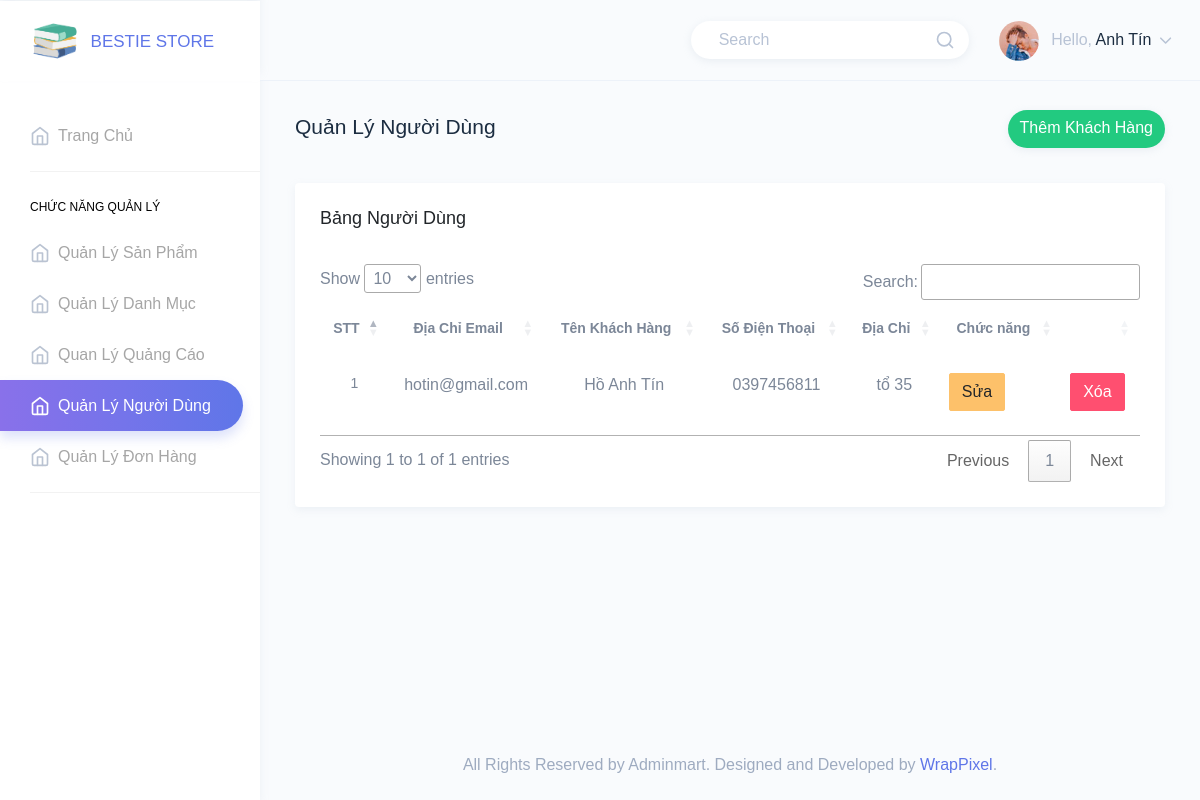
Screenshot of /Admin/quanlynguoidung.php with the database file from the repository.
### tables this page shows
CREATE TABLE `customer` (
  `id` int(11) NOT NULL,
  `tenkhachhang` varchar(500) NOT NULL,
  `sodienthoai` varchar(500) NOT NULL,
  `diachi` varchar(500) NOT NULL,
  `id_account` int(11) DEFAULT NULL
);

CREATE TABLE `account` (
  `id` int(11) NOT NULL,
  `email` varchar(500) NOT NULL,
  `password` varchar(500) NOT NULL,
  `level` int(11) DEFAULT NULL
);

### Admin/quanlynguoidung.php (the view, shortened to what this page needs)
<?php
include "../connect.php";
require_once 'inc/header.php';
require_once 'inc/menu.php';
?>
<div class="page-wrapper">
            <div class="page-breadcrumb">
                <div class="row">
                    <div class="col-7 align-self-center">
                        <h3 class="page-title text-truncate text-dark font-weight-medium mb-1">Quản Lý Người Dùng</h3>
                    </div>
                    <div class="col-5 align-self-center">
                        <div class="customize-input float-right">
                            <a href="themnguoidung.php" class="btn btn-success form-control border-0 custom-shadow custom-radius">Thêm Khách Hàng</a>
                        </div>
                    </div>
                </div>
            </div>
            <div class="container-fluid">
                <div class="row">
                    <div class="col-12">
                        <div class="card">
                            <div class="card-body">
                                <div class="d-flex align-items-center mb-4">
                                    <h4 class="card-title">Bảng Người Dùng</h4>
                                </div>
                                <div class="table-responsive">
                                    <table class="table  mb-0"  id ="Table1">
                                        <thead>
                                            <tr class="border-0">
                                            <th class="border-0 font-14 font-weight-medium text-center">STT
                                                </th>
                                                <th class="border-0 font-14 font-weight-medium text-center">Địa Chỉ Email
                                                </th>
                                                <th class="border-0 font-14 font-weight-medium text-center ">Tên Khách Hàng
                                                </th>
                                                <th class="border-0 font-14 font-weight-medium text-center">Số Điện Thoại</th>
                                                <th class="border-0 font-14 font-weight-medium text-center text-center">
                                                    Địa Chỉ
                                                </th>
                                                <th class="border-0 font-14 font-weight-medium text-center text-center">
                                                    Chức năng
                                                </th>
                                                <th class="border-0 font-14 font-weight-medium text-muted"></th>
                                            </tr>
                                        </thead>
                                        <?php
                                        $i = 0;
                                      $query = "SELECT customer.id,account.email,customer.tenkhachhang,customer.sodienthoai,customer.diachi FROM `account` INNER JOIN customer ON account.id = customer.id" ;
                                      $result = mysqli_query($conn, $query);
                                      while ( $data = mysqli_fetch_assoc($result)){
                                          $i++;
                                        ?>
                                          <tr>
                                          <td class="border-top-0 text-center px-2 py-4 font-14"><?php echo $i; ?></td>
                                                <td class="border-top-0 text-center px-2 py-4 "><?php echo $data['email'] ?></td>
                                                <td class="border-top-0 px-2 py-4 text-center">
                                                <?php echo $data['tenkhachhang'] ?>
                                                </td>
                                                <td class="border-top-0 text-center px-2 py-4"> <?php echo $data['sodienthoai'] ?></td>
                                                <td class="border-top-0 text-center px-2 py-4"> <?php echo $data['diachi'] ?></td>
                                                <td class="font-weight-medium text-dark border-top-0 px-2 py-4"> <a href="suanguoidung.php?id=<?php echo $data['id'];?>" class="btn btn-warning">Sửa</a>
                                                </td>
                                                <td class="font-weight-medium text-dark border-top-0 px-2 py-4"> <a onclick="return confirm('Bạn có muốn xóa sản phâm này')" href="../XoaNguoiDung.php?id=<?php echo $data['id'];?>" class="btn btn-danger">Xóa</a>
                                                </td>
                                            </tr>
                                        <?php
                                        }?>
                                    </table>
                                </div>
                            </div>
                        </div>
                    </div>
                </div>
            </div>
            <?php
require_once 'inc/footer.php';
            ?>

### rows the page displays
customer: id_account.email "hotin@gmail.com", tenkhachhang "Hồ Anh Tín", sodienthoai "0397456811", diachi "tổ 35"
